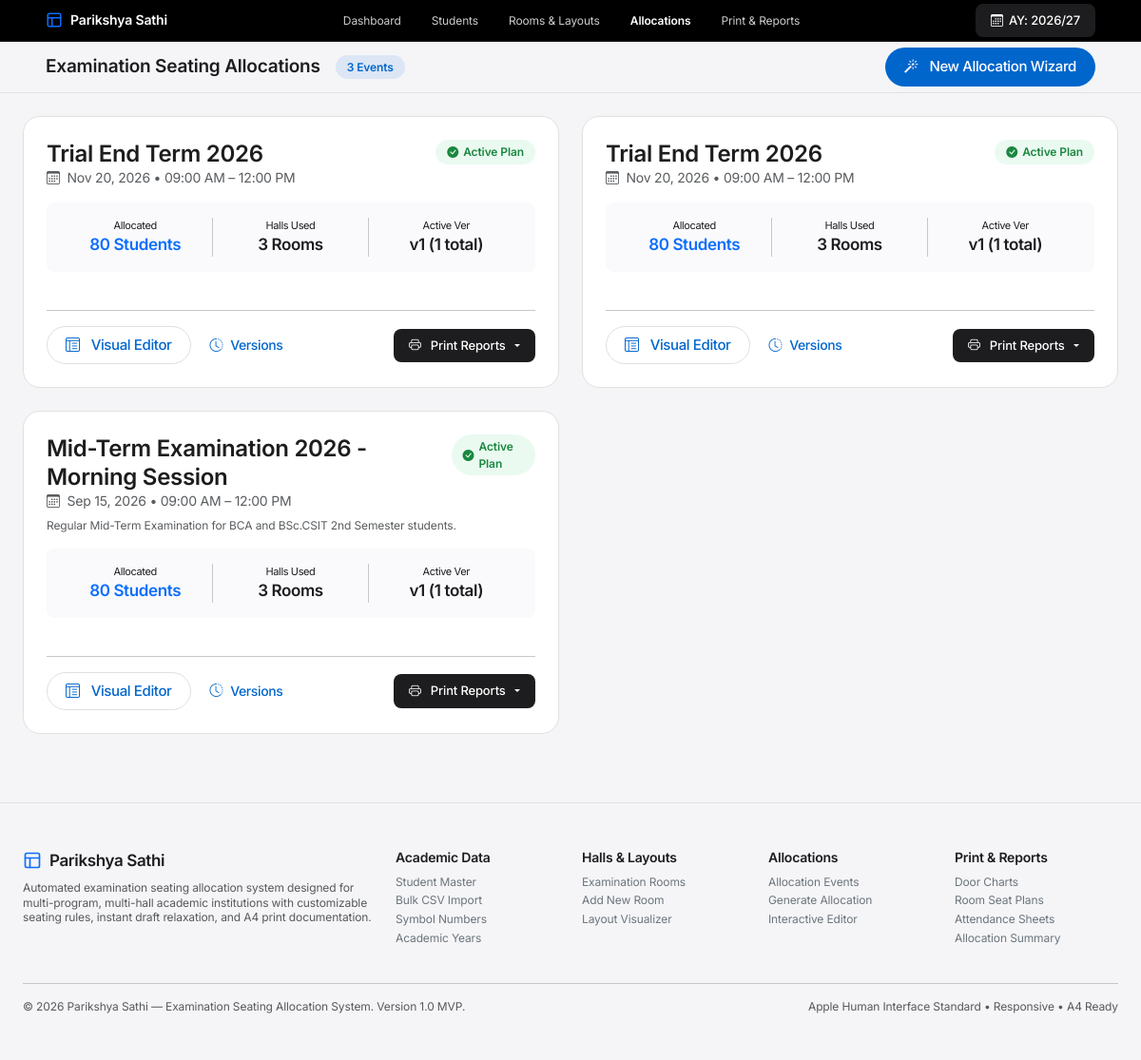
The app's page /_legacy_php/pages/allocations/index.php, older data.
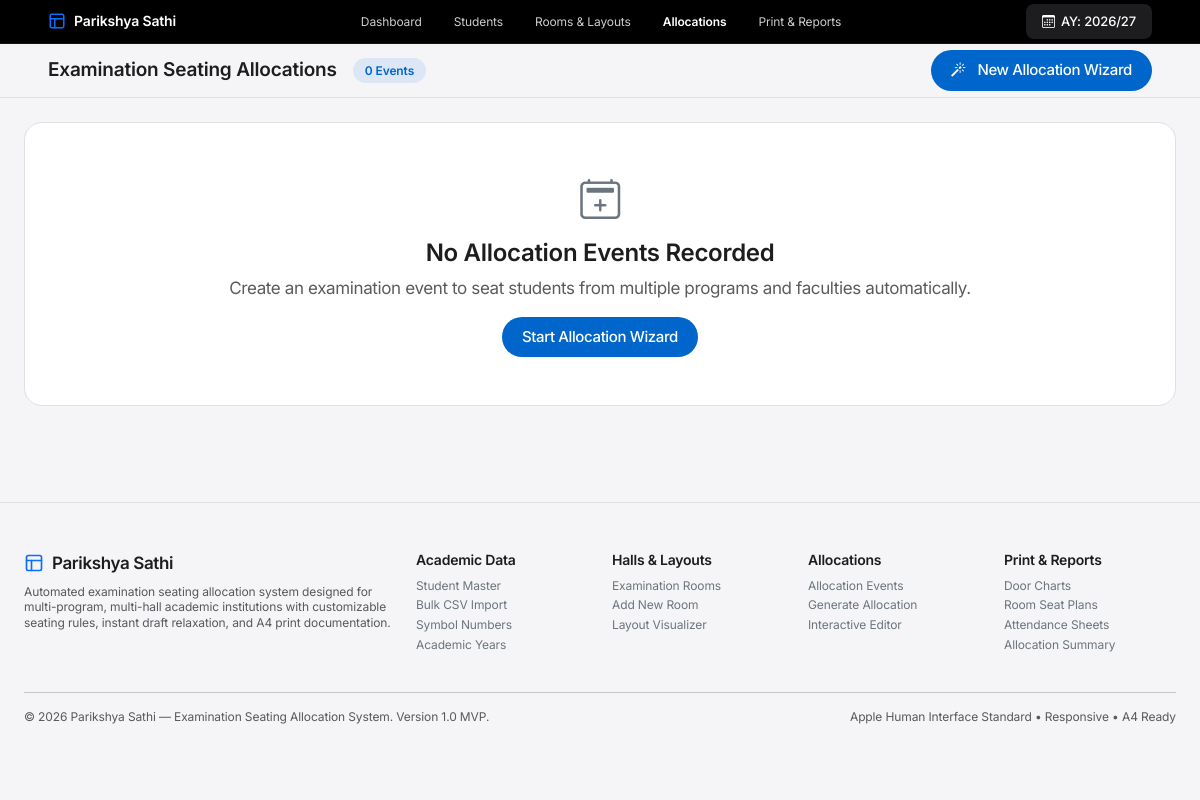
The same page, newer data.
### tables this page shows
CREATE TABLE allocation_events (
    id INTEGER PRIMARY KEY AUTOINCREMENT,
    academic_year_id INTEGER NOT NULL,
    event_name VARCHAR(150) NOT NULL,
    event_date DATE NOT NULL,
    start_time VARCHAR(20) NOT NULL DEFAULT '09:00 AM',
    end_time VARCHAR(20) NOT NULL DEFAULT '12:00 PM',
    status VARCHAR(20) NOT NULL DEFAULT 'draft', -- 'draft', 'active', 'archived'
    active_version_id INTEGER NULL,
    notes TEXT NULL,
    created_at TIMESTAMP DEFAULT CURRENT_TIMESTAMP,
    updated_at TIMESTAMP DEFAULT CURRENT_TIMESTAMP,
    FOREIGN KEY (academic_year_id) REFERENCES academic_years(id)
);

### includes/functions.php (called while the page is built, shortened)
<?php
function base_url(string $path = ''): string {
    $scriptDir = dirname($_SERVER['SCRIPT_NAME'] ?? '');
    $scriptDir = str_replace('\\', '/', $scriptDir);
    $root = '';
    $parts = explode('/', trim($scriptDir, '/'));
    $cleanPath = ltrim($path, '/');
    return ($root ? $root : '') . '/' . $cleanPath;
}
function format_date(?string $dateStr): string {
    $timestamp = strtotime($dateStr);
    return $timestamp ? date('M d, Y', $timestamp) : $dateStr;
}

### _legacy_php/pages/allocations/index.php (the view, shortened to what the changed rows need)
<?php
require_once __DIR__ . '/../../includes/functions.php';
$db = get_db();
$activeYear = get_active_academic_year();
$stmt = $db->prepare("SELECT e.*,
    v.version_number, v.allocated_count, v.total_students as version_students, v.relaxation_level,
    (SELECT COUNT(*) FROM allocation_versions WHERE allocation_event_id = e.id) as version_count,
    (SELECT COUNT(*) FROM allocation_event_participants WHERE allocation_event_id = e.id) as participant_groups_count,
    (SELECT COUNT(*) FROM allocation_event_rooms WHERE allocation_event_id = e.id) as rooms_count
    FROM allocation_events e
    LEFT JOIN allocation_versions v ON e.active_version_id = v.id
    WHERE e.academic_year_id = ?
    ORDER BY e.event_date DESC, e.id DESC");
$stmt->execute([(int)$activeYear['id']]);
$events = $stmt->fetchAll();
$pageHeading = 'Examination Seating Allocations';
$pageBadge = count($events) . ' Events';
require_once __DIR__ . '/../../includes/header.php';
?>
<div class="row g-4">
    <?php if (empty($events)): ?>
        <div class="col-12">
            <div class="apple-card text-center py-5">
                <i class="bi bi-calendar2-plus fs-1 text-secondary mb-2 d-block"></i>
                <h3 class="display-md mb-2">No Allocation Events Recorded</h3>
                <p class="body-text text-muted mb-3">Create an examination event to seat students from multiple programs and faculties automatically.</p>
                <a href="<?= base_url('pages/allocations/create.php') ?>" class="btn-apple-primary">Start Allocation Wizard</a>
            </div>
        </div>
    <?php else: ?>
        <?php foreach ($events as $evt): ?>
            <div class="col-12 col-lg-6">
                <div class="apple-card h-100 d-flex flex-column justify-content-between">
                    <div>
                        <div class="d-flex justify-content-between align-items-start mb-2">
                            <div>
                                <h3 class="display-md mb-0 fs-4"><?= htmlspecialchars($evt['event_name']) ?></h3>
                                <div class="caption text-muted">
                                    <i class="bi bi-calendar3 me-1"></i> <?= format_date($evt['event_date']) ?> &bull; <?= htmlspecialchars($evt['start_time']) ?> – <?= htmlspecialchars($evt['end_time']) ?>
                                </div>
                            </div>
                            <?php if ($evt['status'] === 'active'): ?>
                                <span class="badge-apple badge-apple-success"><i class="bi bi-check-circle-fill"></i> Active Plan</span>
                            <?php elseif ($evt['status'] === 'draft'): ?>
                                <span class="badge-apple badge-apple-warning"><i class="bi bi-clock-fill"></i> Draft / Partial</span>
                            <?php else: ?>
                                <span class="badge-apple badge-apple-neutral">Archived</span>
                            <?php endif; ?>
                        </div>
                        <?php if (!empty($evt['notes'])): ?>
                            <p class="fine-print text-muted mb-3"><?= htmlspecialchars($evt['notes']) ?></p>
                        <?php endif; ?>
                        <div class="p-3 my-3 rounded-3" style="background-color: var(--surface-pearl);">
                            <div class="row g-2 text-center">
                                <div class="col-4 border-end border-secondary-subtle">
                                    <div class="stat-label mb-0" style="font-size:11px;">Allocated</div>
                                    <div class="body-strong text-primary"><?= (int)($evt['allocated_count'] ?? 0) ?> Students</div>
                                </div>
                                <div class="col-4 border-end border-secondary-subtle">
                                    <div class="stat-label mb-0" style="font-size:11px;">Halls Used</div>
                                    <div class="body-strong"><?= (int)$evt['rooms_count'] ?> Rooms</div>
                                </div>
                                <div class="col-4">
                                    <div class="stat-label mb-0" style="font-size:11px;">Active Ver</div>
                                    <div class="body-strong">v<?= (int)($evt['version_number'] ?? 1) ?> (<?= (int)$evt['version_count'] ?> total)</div>
                                </div>
                            </div>
                        </div>
                    </div>
                    <div class="pt-3 border-top border-secondary-subtle d-flex flex-wrap justify-content-between align-items-center gap-2">
                        <div class="d-flex gap-2">
                            <a href="<?= base_url('pages/allocations/editor.php?id=' . $evt['id']) ?>" class="btn-apple-secondary btn-sm">
                                <i class="bi bi-layout-text-window-reverse me-1"></i> Visual Editor
                            </a>
                            <a href="<?= base_url('pages/allocations/versions.php?event_id=' . $evt['id']) ?>" class="btn-apple-ghost btn-sm">
                                <i class="bi bi-clock-history me-1"></i> Versions
                            </a>
                        </div>
                        <div class="dropdown">
                            <button class="btn-apple-dark btn-sm dropdown-toggle" type="button" data-bs-toggle="dropdown" aria-expanded="false">
                                <i class="bi bi-printer me-1"></i> Print Reports
                            </button>
                        </div>
                    </div>
                </div>
            </div>
        <?php endforeach; ?>
    <?php endif; ?>
</div>
<?php
require_once __DIR__ . '/../../includes/footer.php';
?>

### includes/header.php (shortened to what the changed rows need)
<?php
require_once __DIR__ . '/functions.php';
?>
<!DOCTYPE html>
<html lang="en">
<head>
    <link href="https://cdn.jsdelivr.net/npm/bootstrap@5.3.3/dist/css/bootstrap.min.css" rel="stylesheet">
    <link rel="stylesheet" href="https://cdn.jsdelivr.net/npm/bootstrap-icons@1.11.3/font/bootstrap-icons.min.css">
    <link rel="stylesheet" href="<?= base_url('assets/css/design-system.css') ?>">
</head>
<body>
<header class="sub-nav-frosted">
    <div class="container-fluid d-flex justify-content-between align-items-center px-lg-4">
        <div class="d-flex align-items-center gap-3">
            <h1 class="category-title"><?= isset($pageHeading) ? htmlspecialchars($pageHeading) : 'Exam Seating Allocation' ?></h1>
            <?php if (isset($pageBadge)): ?>
                <span class="badge-apple badge-apple-primary"><?= htmlspecialchars($pageBadge) ?></span>
            <?php endif; ?>
        </div>
    </div>
</header>
<main class="container-fluid px-lg-4 py-4" style="max-width: 1440px;">

Row changes from the older to the newer data that the page shows:
removed allocation_events: event_name "Trial End Term 2026", event_date "Nov 20, 2026", start_time "09:00 AM", end_time "12:00 PM", status "active" (drawn), allocated_count "80", rooms_count "3", version_number "1", version_count "1"
removed allocation_events: event_name "Trial End Term 2026", event_date "Nov 20, 2026", start_time "09:00 AM", end_time "12:00 PM", status "active" (drawn), allocated_count "80", rooms_count "3", version_number "1", version_count "1"
removed allocation_events: event_name "Mid-Term Examination 2026 - Morning Session", event_date "Sep 15, 2026", start_time "09:00 AM", end_time "12:00 PM", status "active" (drawn), notes "Regular Mid-Term Examination for BCA and BSc.CSIT 2nd Semester students.", allocated_count "80", rooms_count "3", version_number "1", version_count "1"
Text that changed along with them:
$pageBadge: "3 Events" → "0 Events"
text now shown: "No Allocation Events Recorded Create an examination event to seat students from multiple programs and faculties automatically. Start Allocation Wizard"
